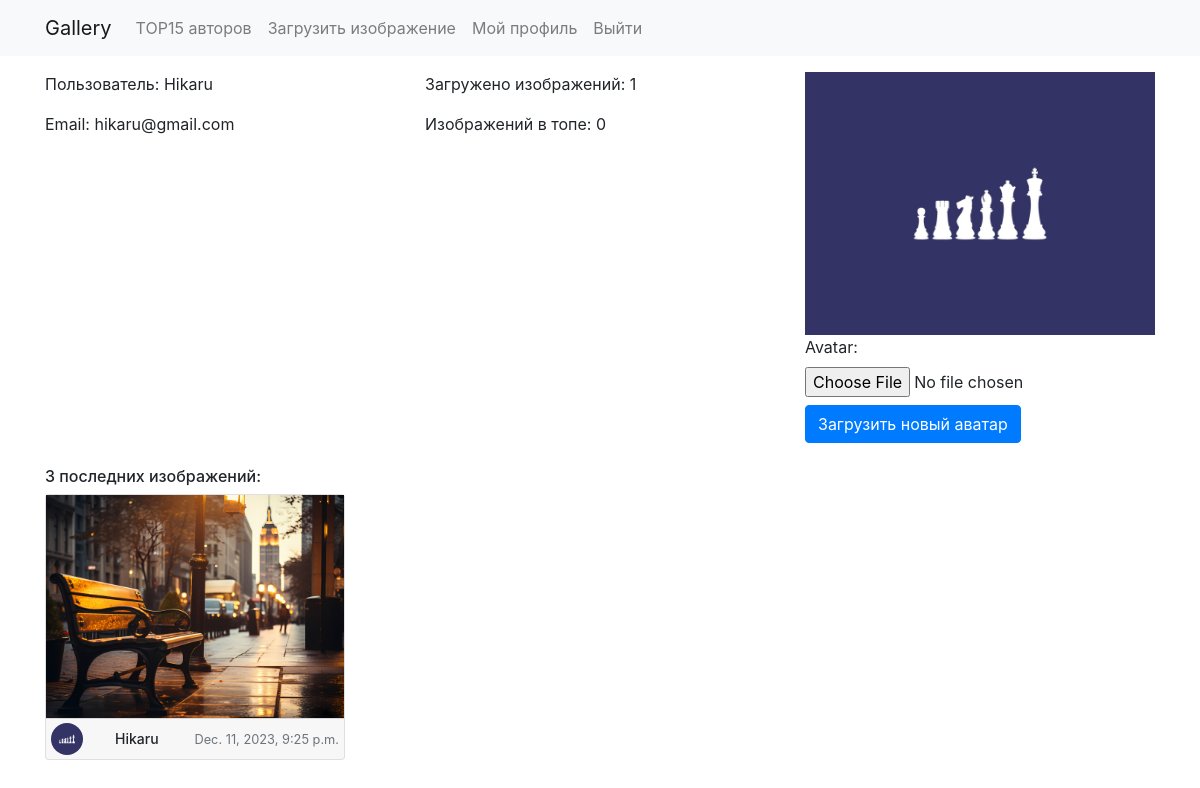
/users/profile/ (signed in), run on an earlier commit of the app's database.
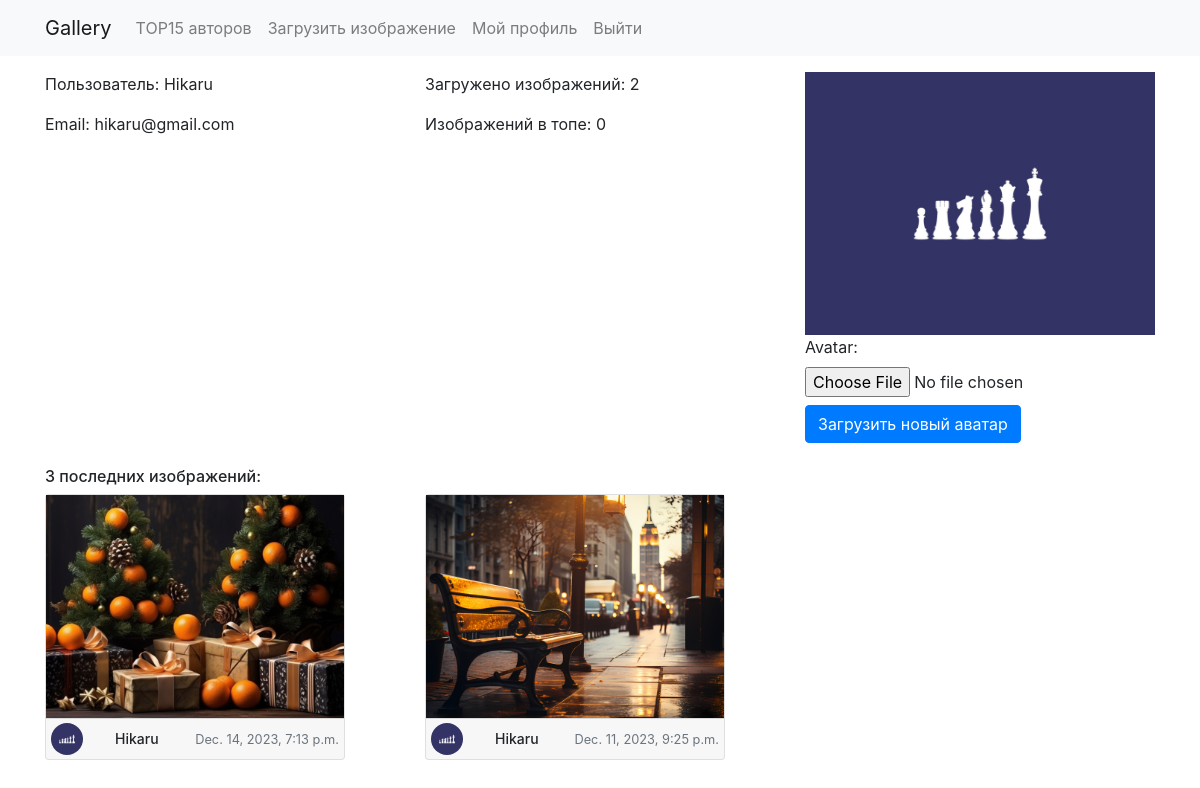
And on a later commit of the database.
### cards/models.py (models this page shows, shortened)
class Picture(models.Model):
    categories = (
        ('nature', 'Nature'),
        ('city', 'City'),
        ('cars', 'Cars'),
        ('animals', 'Animals'),
        ('Hi-Tech', 'Hi-Tech'),
        ('sport', 'Sport'),
        ('cosmos', 'Cosmos'),
        ('science', 'Science'),
        ('minimalism', 'Minimalism'),
        ('new year', 'Новый год'),
    )
    author = models.ForeignKey(User, on_delete=models.SET_NULL, null=True)
    image = models.ImageField(upload_to='images/')
    title = models.CharField('Название', max_length=50, default='')
    rating = models.IntegerField('Rating')  # Рейтинг изображения
    downloads = models.IntegerField('Скачали')  # Количество скачиваний
    tags = models.ManyToManyField(to=Tag, blank=True)
    date = models.DateTimeField('Дата публикации', auto_now_add=True)
    category = models.CharField(choices=categories, max_length=30)
    class Meta:
        ordering = ['date', 'rating']

### users/models.py (models this page shows, shortened)
class Account(models.Model):
    user = models.OneToOneField(User, on_delete=models.CASCADE, primary_key=True)
    nickname = models.CharField(max_length=100)
    account_image = models.ImageField(default='default.jpg', upload_to='account_images')
    image = models.ImageField(upload_to='images/')

### users/views.py (the view)
# urls.py: path('profile/', views.profile, name='profile'),
@login_required
def profile(request):
    user = request.user
    last_uploaded_images = Picture.objects.filter(author=user).order_by('-date')[:3]
    try:
        account = user.account
    except Account.DoesNotExist:
        account = Account.objects.create(user=user, nickname=user.username)
    if request.method == 'POST':
        form = AvatarUploadForm(request.POST, request.FILES)
        if form.is_valid():
            account.account_image = form.cleaned_data['avatar']
            account.save()
            return redirect('profile')
    else:
        form = AvatarUploadForm()
    return render(request, 'users/account.html', {'user': user, 'last_uploaded_images': last_uploaded_images, 'form': form})

### users/forms.py
class AvatarUploadForm(forms.Form):
    avatar = forms.ImageField()

### users/templates/users/account.html (shortened to what this page needs)
{% extends 'main/base.html' %}
{% load static %}
{% block content %}
<div class="row">
    <div class="col-md-4">
        <div class="user-info">
            <p>Пользователь: {{ user.username }}</p>
            <p>Email: {{ user.email }}</p>
        </div>
    </div>
    <div class="col-md-4">
        <div class="user-stats">
            <p>Загружено изображений: {{ user.picture_set.count }}</p>
            <p>Изображений в топе: {{ top_images|length }}</p>
        </div>
    </div>
    <div class="col-md-4">
    <div class="user-avatar">
        <img src="{{ user.account.account_image.url }}" alt="User Avatar" class="img-fluid">
        <form method="post" enctype="multipart/form-data">
            {{ form }}
            <button type="submit" class="btn btn-primary mt-2">Загрузить новый аватар</button>
        </form>
    </div>
</div>
</div>
<div class="row mt-4">
    <div class="col-md-12">
        <div class="top-images">
            <h6>3 последних изображений:</h6>
            <div class="row">
                {% for img in last_uploaded_images %}
                <div class="col-md-4 col-sm-6 mb-3">
                    <div class="card position-relative">
                        <div class="card-body">
                                <img src="{{ img.image.url }}" alt="Image" class="img-fluid">
                        </div>
                        <div class="card-footer d-flex justify-content-between align-items-center">
                            <div class="d-flex align-items-center">
                                <img src="{{ img.author.account.account_image.url }}" alt="Avatar Image" class="avatar mr-2">
                                <h5 class="card-title mb-0 ml-4">{{ img.author }}</h5>
                            </div>
                            <small class="text-muted">{{ img.date }}</small>
                        </div>
                    </div>
                </div>
                {% endfor %}
            </div>
        </div>
    </div>
</div>
{% endblock %}

What changed in the data, as far as the page shows it:
added Picture: image (picture), author.account.account_image (picture), author "Hikaru", date "Dec. 14, 2023, 7:13 p.m."
Also different on the page:
{{ user.picture_set.count }}: "1" → "2"
